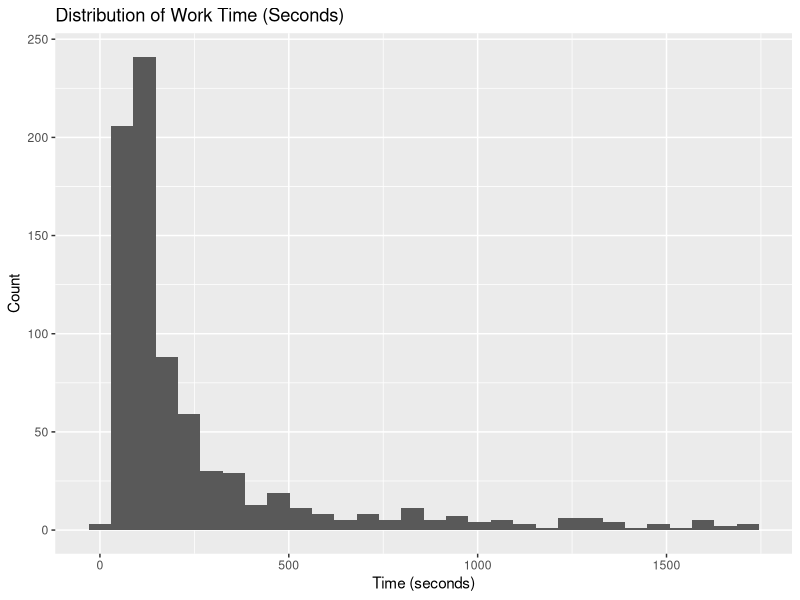
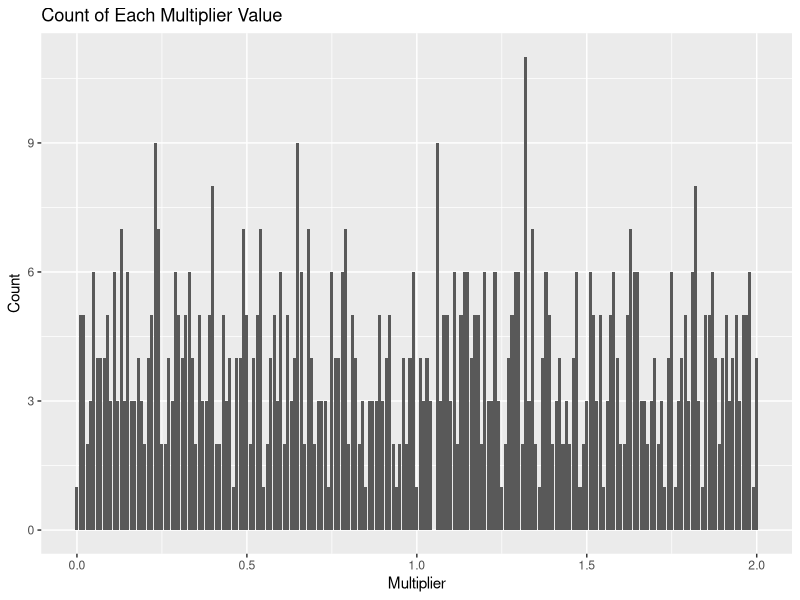
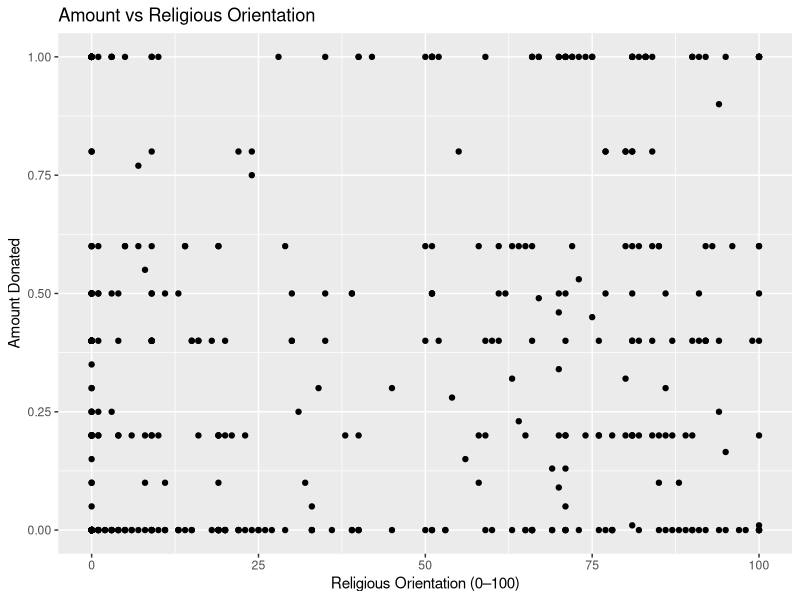
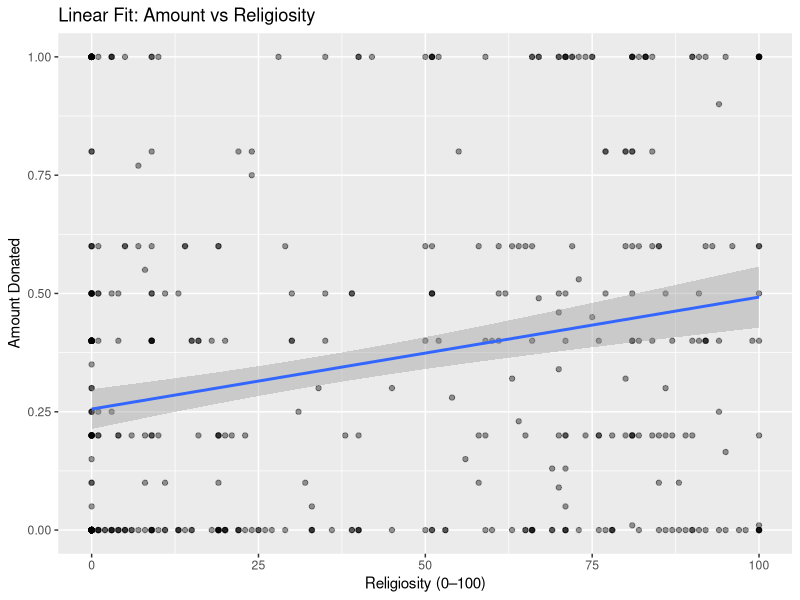
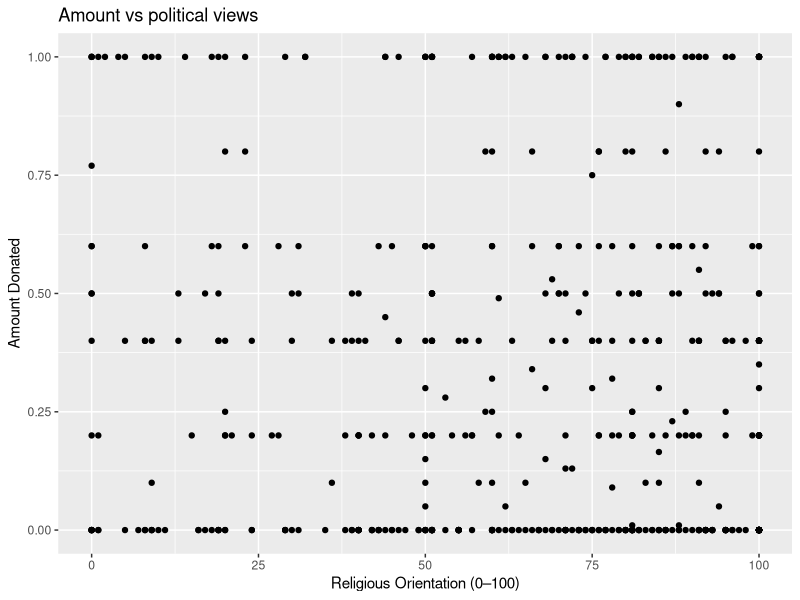
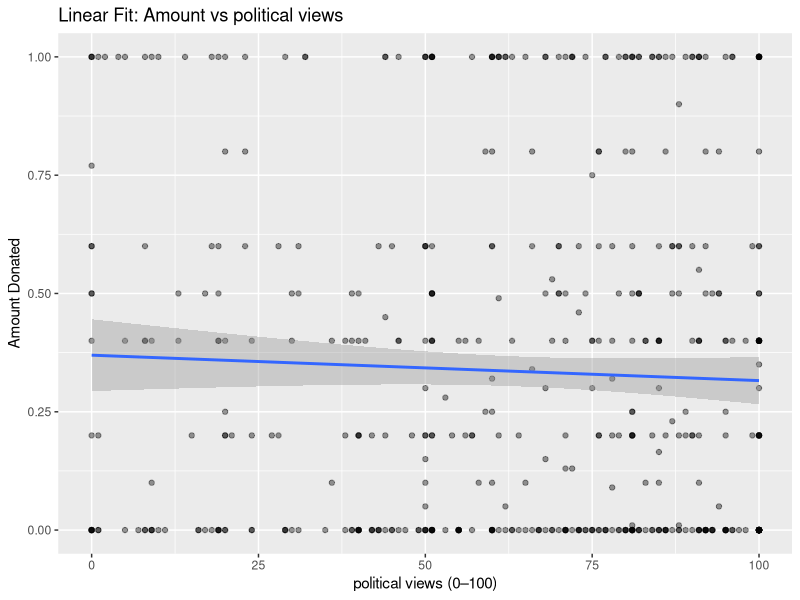
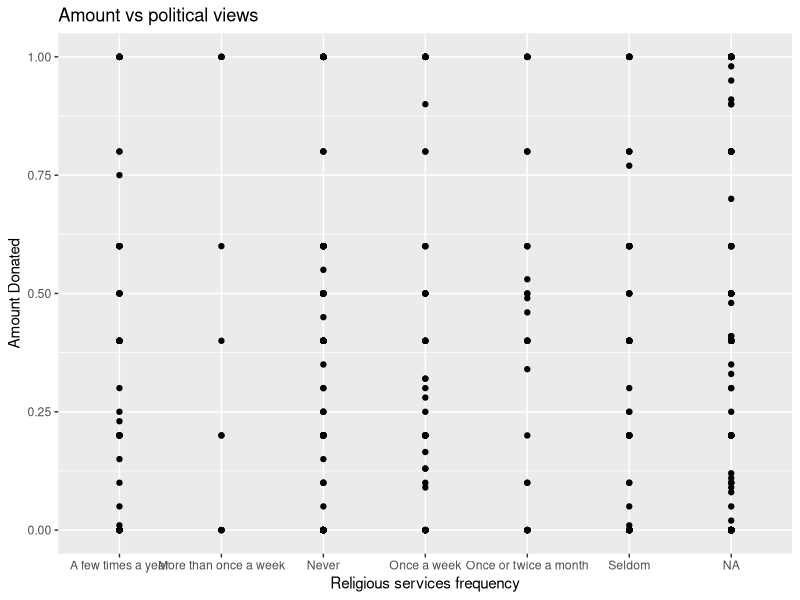
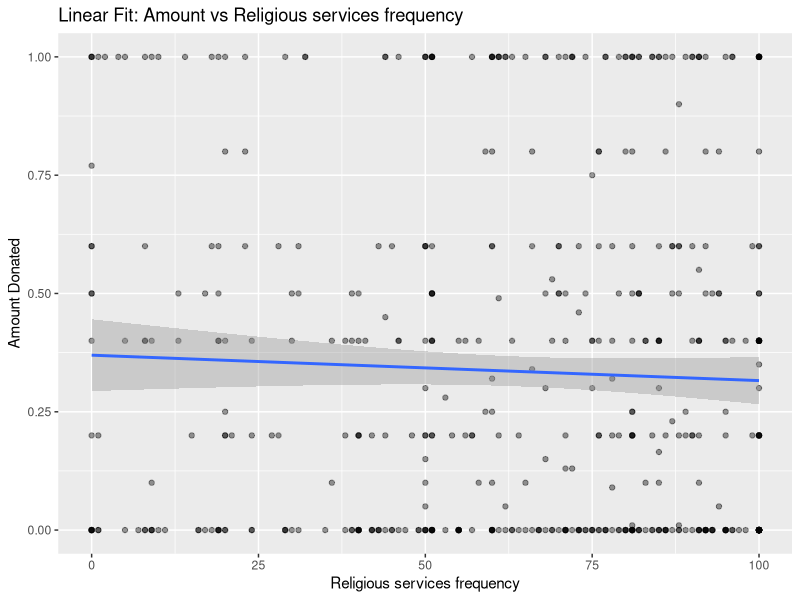

These charts were generated, in order, by the following R code:
## ---- chunk 1
library(tidyverse)
data = read_csv("Raw Data.csv")
## ---- chunk 2
# find size and missing value counts
data <- read_csv("Raw Data.csv", na = c("NA", "#N/A"))
data |>
  summarise(across(everything(), ~ sum(is.na(.)))) |>
  pivot_longer(cols = everything(),
               names_to = "variable",
               values_to = "n_missing") |>
  mutate(pct_missing = n_missing / nrow(data) * 100) |>
  print(n = Inf)

## ---- chunk 3
# check how many AssignmentId are there
data |>
  summarise(n_unique = n_distinct(AssignmentId))
#AssignmentId has 792 unique ID, so it's also useless
## ---- chunk 4
data |>
  summarise(n_unique = n_distinct(HITTypeId))
# same, useless
## ---- chunk 5
data |>
  summarise(n_unique = n_distinct(Reward))
# all of them are 0.25

## ---- chunk 6
unique(data$MaxAssignments)
# [1] 203 193 200 100 220 173 maybe a batch indicator

## ---- chunk 7
unique(data$CreationTime)
#[1] "Tue Sep 25 12:15:58 PDT 2018" "Tue Sep 25 10:44:25 PDT 2018" "Fri Sep 21 15:08:08 PDT 2018"
#[4] "Fri Sep 21 11:31:30 PDT 2018" "Fri Jun 22 14:01:52 PDT 2018" "Thu Jun 21 11:46:58 PDT 2018"
#[7] "Fri Jun 22 08:58:59 PDT 2018"

# 7 batches of questionaires categorical variable, use this as batch indicator,remove maxassignments

## ---- chunk 8
# change creation time to 7 categories
data <- data |>
  mutate(
    batch = factor(CreationTime),
    batch = factor(batch, labels = letters[1:nlevels(batch)])
  ) |>
  dplyr::select(-CreationTime)
## ---- chunk 9
unique(data$AcceptTime...7)
# AcceptTime is useless
unique(data$AcceptTime...16)

## ---- chunk 10
unique(data$SubmitTime)
# submit time has more than 600 unique values, useless

unique(data$Answer.surveycode)
# useless everyone has a unique code
## ---- chunk 11
#remove 27,28,WorkerId,IPAddress,LocationLatitude,LocationLongitude,AssignmentId, etc
clean_data <- data |>
  dplyr::select(-dplyr::any_of(c(
    "...27", "...28",
    "WorkerId", "IPAddress",
    "LocationLatitude", "LocationLongitude",
    "AssignmentId","HITTypeId","Reward","AcceptTime...7", "AcceptTime...16","MaxAssignments","SubmitTime","Answer.surveycode"
    )))

## ---- chunk 12
# Time spent
library(ggplot2)
data |>
  ggplot(aes(x = `WorkTimeInSeconds...9`)) +
  geom_histogram(bins = 30) +
  labs(
    title = "Distribution of Work Time (Seconds)",
    x = "Time (seconds)",
    y = "Count"
  )

## ---- chunk 13
# how fast was the fastest person finish this questionaire
data |>
  summarise(min_time = min(`WorkTimeInSeconds...9`, na.rm = TRUE))
# 3 seconds. not a reliable observation

# how many people spent less than 10 seconds
data |>
  summarise(n_less_5 = sum(`WorkTimeInSeconds...9` < 10, na.rm = TRUE))
#only one. good. keep this variable as a reference
## ---- chunk 14
# variable multiplier
data |>
  ggplot(aes(x = multiplier)) +
  geom_bar() +
  labs(
    title = "Count of Each Multiplier Value",
    x = "Multiplier",
    y = "Count"
  )

## ---- chunk 15
# age
unique(data$age)
#[1] "60-69"               "18-29"               "30-39"               "50-59"               "40-49"              
#[6] "70 or over"          "Prefer not to state"

## ---- chunk 16
clean_data |>
  count(gender)
## ---- chunk 17
clean_data |>
  count(income)
## ---- chunk 18
library(ggplot2)

clean_data |>
  ggplot(aes(
    x = `Q8_1 On a scale of 0 to 100, how would you describe your religious orientation?`,
    y = amount
  )) +
  geom_point() +
  labs(
    title = "Amount vs Religious Orientation",
    x = "Religious Orientation (0–100)",
    y = "Amount Donated"
  )

## ---- chunk 19
model1 <- clean_data |>
  lm(amount ~ `Q8_1 On a scale of 0 to 100, how would you describe your religious orientation?`, data = _)

summary(model1)

## ---- chunk 20
clean_data |>
  ggplot(aes(
    x = `Q8_1 On a scale of 0 to 100, how would you describe your religious orientation?`,
    y = amount
  )) +
  geom_point(alpha = 0.4) +
  geom_smooth(method = "lm") +
  labs(
    title = "Linear Fit: Amount vs Religiosity",
    x = "Religiosity (0–100)",
    y = "Amount Donated"
  )

## ---- chunk 21
clean_data |>
  ggplot(aes(
    x = `Q3_1 On a scale of 0 to 100, how would you describe your political views?`,
    y = amount
  )) +
  geom_point() +
  labs(
    title = "Amount vs political views",
    x = "Religious Orientation (0–100)",
    y = "Amount Donated"
  )

## ---- chunk 22
model2 <- clean_data |>
  lm(amount ~ `Q3_1 On a scale of 0 to 100, how would you describe your political views?`, data = _)

summary(model2)


## ---- chunk 23
clean_data |>
  ggplot(aes(
    x = `Q3_1 On a scale of 0 to 100, how would you describe your political views?`,
    y = amount
  )) +
  geom_point(alpha = 0.4) +
  geom_smooth(method = "lm") +
  labs(
    title = "Linear Fit: Amount vs political views",
    x = "political views (0–100)",
    y = "Amount Donated"
  )

## ---- chunk 24
clean_data |>
  ggplot(aes(
    x = `Q8 Aside from weddings and funerals, how often do you attend religious services?`,
    y = amount
  )) +
  geom_point() +
  labs(
    title = "Amount vs political views",
    x = "Religious services frequency",
    y = "Amount Donated"
  )

## ---- chunk 25
model3 <- clean_data |>
  lm(amount ~ `Q8 Aside from weddings and funerals, how often do you attend religious services?`, data = _)

summary(model2)
## ---- chunk 26
clean_data |>
  ggplot(aes(
    x = `Q3_1 On a scale of 0 to 100, how would you describe your political views?`,
    y = amount
  )) +
  geom_point(alpha = 0.4) +
  geom_smooth(method = "lm") +
  labs(
    title = "Linear Fit: Amount vs Religious services frequency",
    x = "Religious services frequency",
    y = "Amount Donated"
  )
## ---- chunk 27
# missing values
clean_data |>
  summarise(across(everything(), ~ sum(is.na(.)))) |>
  pivot_longer(
    cols = everything(),
    names_to = "variable",
    values_to = "n_missing"
  ) |>
  mutate(pct_missing = n_missing / nrow(clean_data) * 100) |>
  arrange(desc(n_missing)) |>
  print(n = Inf)
## ---- chunk 28
# check the number of "Perfer not the state"
library(tidyr)

clean_data |>
  summarise(across(everything(),
                   ~ sum(. == "Prefer not to state", na.rm = TRUE))) |>
  pivot_longer(
    cols = everything(),
    names_to = "column",
    values_to = "count"
  ) |>
  filter(count > 0)

## ---- chunk 29
clean_data <- clean_data |>
  mutate(
    age = na_if(age, "Prefer not to state"),
    income = na_if(income, "Prefer not to state")
  )
## ---- chunk 30
library(dplyr)

clean_data <- clean_data |>
  mutate(
    gender = recode(gender,
                    "Other / Prefer not to state" = "Other")
  )
## ---- chunk 31
library(readr)

write_csv(clean_data, "clean_data.csv")
